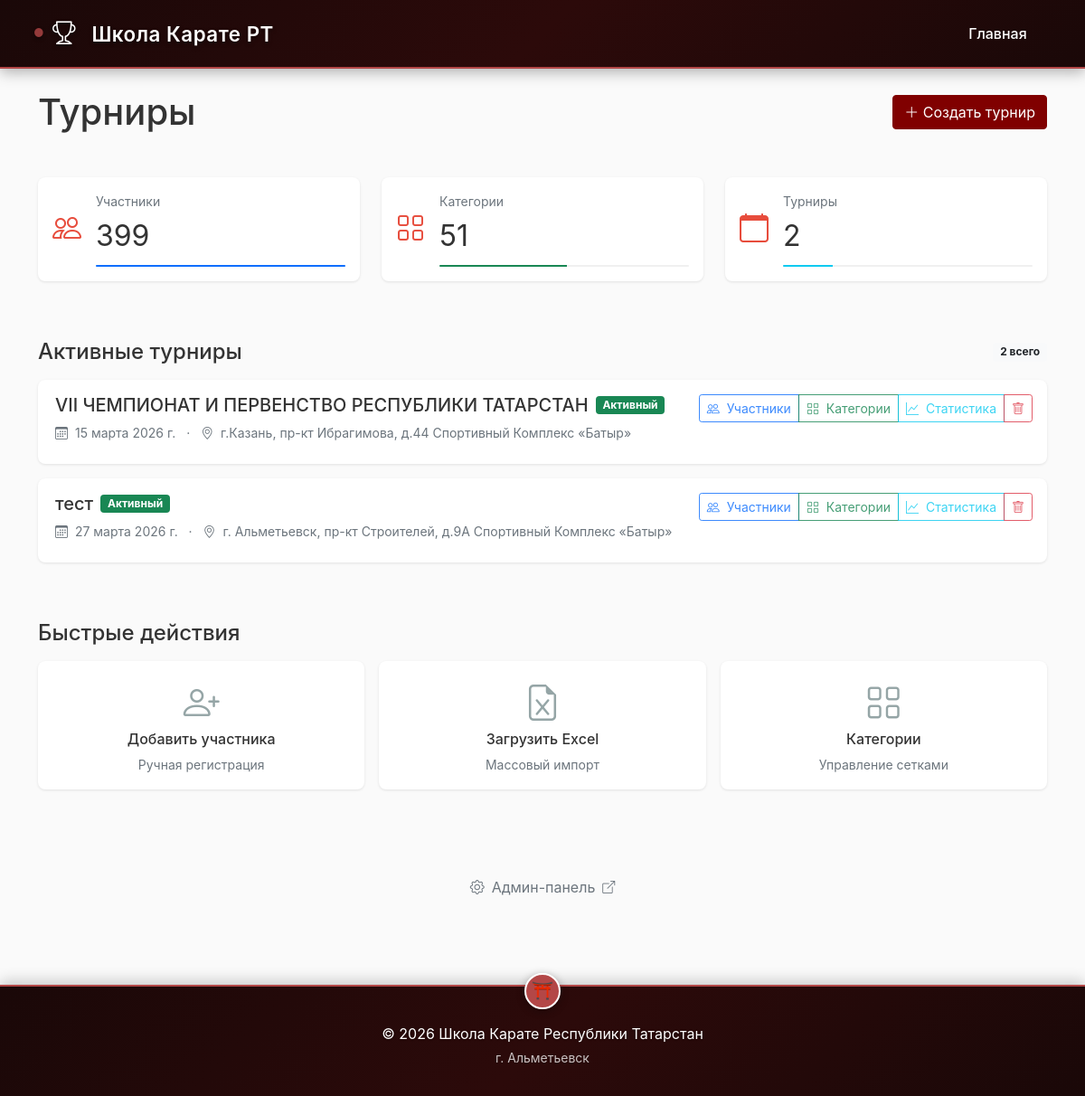
The page / on the database its author committed.
### tournament/models.py (models this page shows, shortened)
class Tournament(models.Model):
    name = models.CharField(max_length=200, verbose_name="Название турнира")
    date = models.DateField(verbose_name="Дата проведения")
    location = models.CharField(max_length=300, verbose_name="Место проведения",
                                default="г. Альметьевск, пр-кт Строителей, д.9А Спортивный Комплекс «Батыр»")
    is_active = models.BooleanField(default=True, verbose_name="Активный")
    registration_deadline = models.DateField(verbose_name="Дедлайн регистрации", null=True, blank=True)
    class Meta:
        verbose_name = "Турнир"
        verbose_name_plural = "Турниры"

### tournament/views.py (the view)
# urls.py: path('', views.index, name='index'),
def index(request):
    tournaments = Tournament.objects.filter(is_active=True)
    first_tournament = tournaments.first()
    total_participants = Participant.objects.count()
    total_categories = 0
    if first_tournament:
        total_categories = len(get_unique_categories(first_tournament))
    context = {
        'tournaments': tournaments,
        'first_tournament': first_tournament,
        'total_participants': total_participants,
        'total_categories': total_categories,
    }
    return render(request, 'tournament/index.html', context)

### tournament/utils.py (called while the page is built)
def get_unique_categories(tournament):
    participants = Participant.objects.filter(tournament=tournament)
    categories = set()
    for p in participants:
        if p.age_category and p.weight_category:
            categories.add((p.age_category, p.gender, p.weight_category))
    return sorted(list(categories))

### tournament/templates/tournament/index.html (shortened to what this page needs)
{% extends 'tournament/base.html' %}
{% block content %}
<div class="row">
    <div class="col-12">
        <div class="d-flex justify-content-between align-items-center mb-5">
            <div class="position-relative">
                <h1 class="fw-400 mb-0">Турниры</h1>
            </div>
            <a href="{% url 'add_tournament' %}" class="btn btn-primary">
                <i class="bi bi-plus-lg"></i> Создать турнир
            </a>
        </div>
        <div class="row g-4 mb-5">
            <div class="col-md-4">
                <div class="card stats-card">
                    <div class="card-body">
                        <div class="d-flex align-items-center">
                            <div class="flex-shrink-0 stats-icon">
                                <i class="bi bi-people fs-2"></i>
                            </div>
                            <div class="flex-grow-1 ms-3">
                                <div class="text-muted small mb-1">Участники</div>
                                <div class="fs-2 fw-500 stats-number">{{ total_participants|default:"0" }}</div>
                                <div class="progress mt-2" style="height: 2px;">
                                    <div class="progress-bar bg-primary" style="width: {{ total_participants|default:0 }}%"></div>
                                </div>
                            </div>
                        </div>
                    </div>
                </div>
            </div>
            <div class="col-md-4">
                <div class="card stats-card">
                    <div class="card-body">
                        <div class="d-flex align-items-center">
                            <div class="flex-shrink-0 stats-icon">
                                <i class="bi bi-grid fs-2"></i>
                            </div>
                            <div class="flex-grow-1 ms-3">
                                <div class="text-muted small mb-1">Категории</div>
                                <div class="fs-2 fw-500 stats-number">{{ total_categories|default:"0" }}</div>
                                <div class="progress mt-2" style="height: 2px;">
                                    <div class="progress-bar bg-success" style="width: {{ total_categories|default:0 }}%"></div>
                                </div>
                            </div>
                        </div>
                    </div>
                </div>
            </div>
            <div class="col-md-4">
                <div class="card stats-card">
                    <div class="card-body">
                        <div class="d-flex align-items-center">
                            <div class="flex-shrink-0 stats-icon">
                                <i class="bi bi-calendar fs-2"></i>
                            </div>
                            <div class="flex-grow-1 ms-3">
                                <div class="text-muted small mb-1">Турниры</div>
                                <div class="fs-2 fw-500 stats-number">{{ tournaments.count }}</div>
                                <div class="progress mt-2" style="height: 2px;">
                                    <div class="progress-bar bg-info" style="width: {{ tournaments.count }}0%"></div>
                                </div>
                            </div>
                        </div>
                    </div>
                </div>
            </div>
        </div>
        <div class="d-flex justify-content-between align-items-center mb-3">
            <h2 class="fs-4 fw-400 mb-0">Активные турниры</h2>
            <span class="badge bg-light text-dark">
                {{ tournaments.count }} всего
            </span>
        </div>
        {% for tournament in tournaments %}
            <div class="card tournament-card mb-3">
                <div class="card-body">
                    <div class="d-flex justify-content-between align-items-start">
                        <div class="tournament-info">
                            <div class="d-flex align-items-center mb-2">
                                <h3 class="fs-5 fw-500 mb-0">{{ tournament.name }}</h3>
                                {% if tournament.is_active %}
                                <span class="badge bg-success ms-2">Активный</span>
                                {% endif %}
                            </div>
                            <div class="text-muted small mb-2">
                                <i class="bi bi-calendar3 me-1"></i> {{ tournament.date }}
                                <span class="mx-2">·</span>
                                <i class="bi bi-geo-alt me-1"></i> {{ tournament.location }}
                            </div>
                        </div>
                        <div class="btn-group" role="group">
                            <a href="{% url 'participant_list' tournament.id %}" class="btn btn-sm btn-outline-primary" title="Участники">
                                <i class="bi bi-people"></i>
                                <span class="d-none d-md-inline ms-1">Участники</span>
                            </a>
                            <a href="{% url 'category_list' tournament.id %}" class="btn btn-sm btn-outline-success" title="Категории">
                                <i class="bi bi-grid"></i>
                                <span class="d-none d-md-inline ms-1">Категории</span>
                            </a>
                            <a href="{% url 'tournament_stats' tournament.id %}" class="btn btn-sm btn-outline-info" title="Статистика">
                                <i class="bi bi-graph-up"></i>
                                <span class="d-none d-md-inline ms-1">Статистика</span>
                            </a>
                            <a href="{% url 'delete_tournament' tournament.id %}" class="btn btn-sm btn-outline-danger" title="Удалить">
                                <i class="bi bi-trash"></i>
                            </a>
                        </div>
                    </div>
                </div>
            </div>
        {% endfor %}
        {% if first_tournament %}
        <div class="quick-actions mt-5 pt-3">
            <h2 class="fs-4 fw-400 mb-3">Быстрые действия</h2>
            <div class="row g-3">
                <div class="col-md-4">
                    <a href="{% url 'register_participant' first_tournament.id %}" class="action-card">
                        <div class="card h-100">
                            <div class="card-body text-center">
                                <i class="bi bi-person-plus fs-1 mb-3"></i>
                                <h4 class="fs-6 fw-500 mb-2">Добавить участника</h4>
                                <p class="small text-muted mb-0">Ручная регистрация</p>
                            </div>
                        </div>
                    </a>
                </div>
                <div class="col-md-4">
                    <a href="{% url 'upload_excel' first_tournament.id %}" class="action-card">
                        <div class="card h-100">
                            <div class="card-body text-center">
                                <i class="bi bi-file-earmark-excel fs-1 mb-3"></i>
                                <h4 class="fs-6 fw-500 mb-2">Загрузить Excel</h4>
                                <p class="small text-muted mb-0">Массовый импорт</p>
                            </div>
                        </div>
                    </a>
                </div>
                <div class="col-md-4">
                    <a href="{% url 'category_list' first_tournament.id %}" class="action-card">
                        <div class="card h-100">
                            <div class="card-body text-center">
                                <i class="bi bi-grid fs-1 mb-3"></i>
                                <h4 class="fs-6 fw-500 mb-2">Категории</h4>
                                <p class="small text-muted mb-0">Управление сетками</p>
                            </div>
                        </div>
                    </a>
                </div>
            </div>
        </div>
        {% endif %}
        <div class="admin-link mt-5 pt-4 text-center">
            <a href="/admin/" class="text-muted text-decoration-none d-inline-flex align-items-center">
                <i class="bi bi-gear me-2"></i>
                Админ-панель
                <i class="bi bi-box-arrow-up-right ms-2 small"></i>
            </a>
        </div>
    </div>
</div>
{% endblock %}

### tournament/templates/tournament/base.html (style rules this page uses)
body { background-color: #fafafa; font-family: -apple-system, BlinkMacSystemFont, 'Segoe UI', Roboto, sans-serif; color: #333; }
.card { border: none; border-radius: 8px; box-shadow: 0 1px 3px rgba(0,0,0,0.1); background: white; margin-bottom: 1rem; }
.btn-primary { background-color: #800000; border-color: #800000; }

### tournament/templates/tournament/index.html (style rules this page uses)
.stats-card { transition: transform 0.3s ease, box-shadow 0.3s ease; }
.stats-card .stats-icon { color: #e74c3c; transition: transform 0.3s ease; }
.stats-card .stats-number { transition: color 0.3s ease; }
.tournament-card { transition: all 0.3s ease; border-left: 3px solid transparent; }
.tournament-card .btn-group .btn { transition: all 0.2s ease; opacity: 0.8; }
.action-card { text-decoration: none; color: inherit; display: block; }
.action-card .card { transition: all 0.3s ease; border: 1px solid transparent; }
.action-card i { transition: all 0.3s ease; color: #95a5a6; }
.admin-link a { position: relative; padding: 0.5rem 1rem; border-radius: 30px; transition: all 0.3s ease; }
.admin-link a i { transition: transform 0.3s ease; }
.progress { background-color: #f0f0f0; overflow: hidden; }
.progress-bar { transition: width 1s ease; }

### rows shown on the page
Tournament: name "VII ЧЕМПИОНАТ И ПЕРВЕНСТВО РЕСПУБЛИКИ ТАТАРСТАН", is_active "Активный", date "15 марта 2026 г.", location "г.Казань, пр-кт Ибрагимова, д.44 Спортивный Комплекс «Батыр»"
Tournament: name "тест", is_active "Активный", date "27 марта 2026 г.", location "г. Альметьевск, пр-кт Строителей, д.9А Спортивный Комплекс «Батыр»"

### other values the page prints
{{ total_participants|default:"0" }} "399"
{{ total_categories|default:"0" }} "51"
{{ tournaments.count }} "2"
